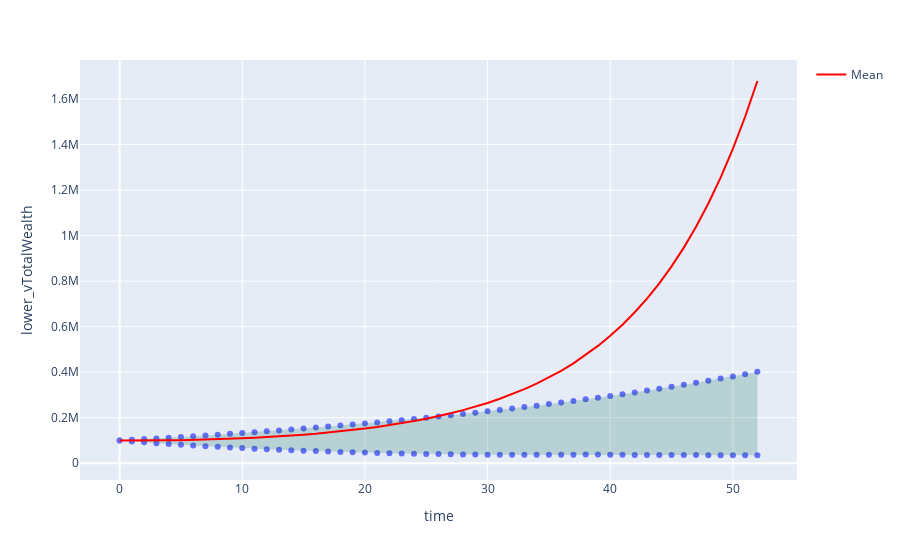

The notebook cell this image was saved under:
### Code cell
# This third plot shows the time series evolution with a certain confidence interval
# Note how the expected returns are highly influenced by a few outliers with excellent returns 
analyzer.plot_ci(name='vTotalWealth', time_col='time', scenario_col='scenario',filter=None, col_names=['scenario', 'time'], confidence=.50, inline_plot=True)
